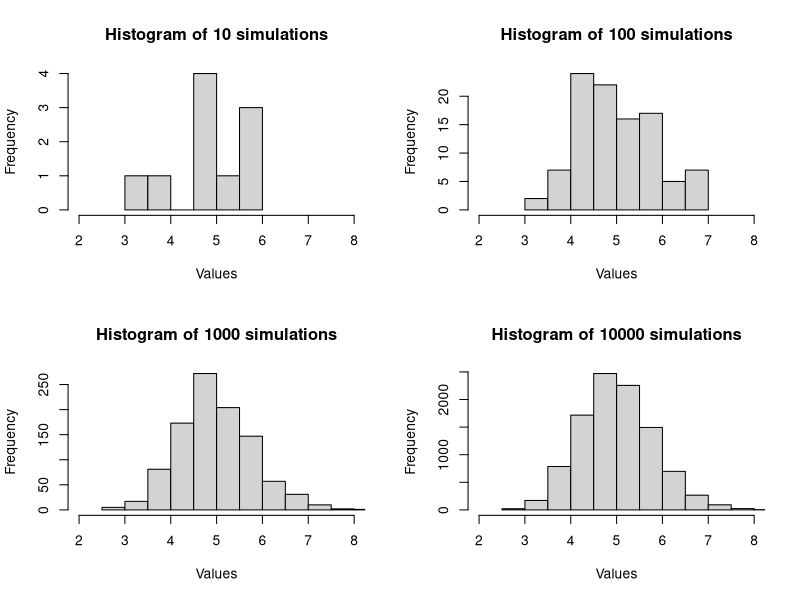
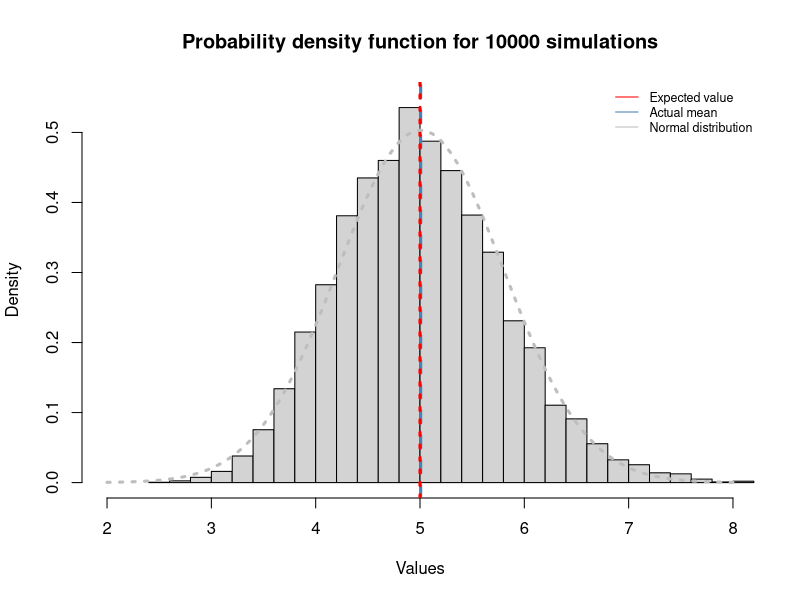
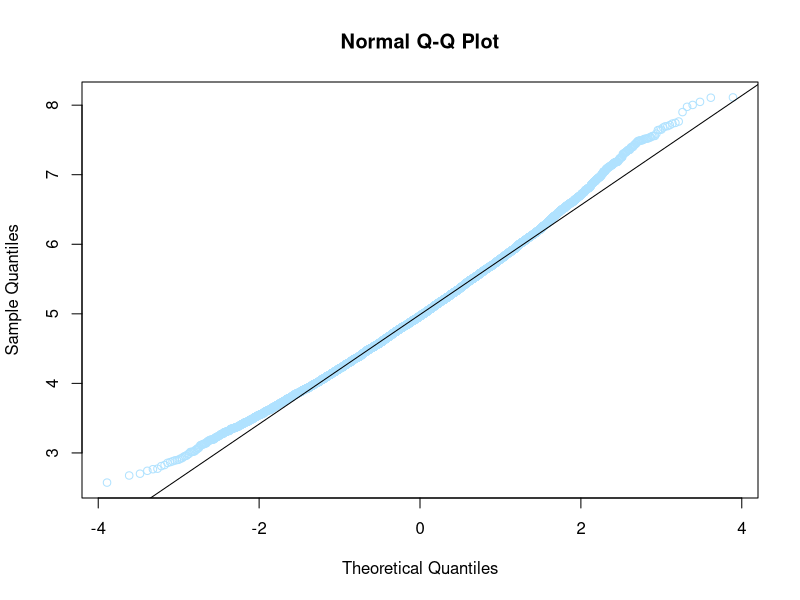
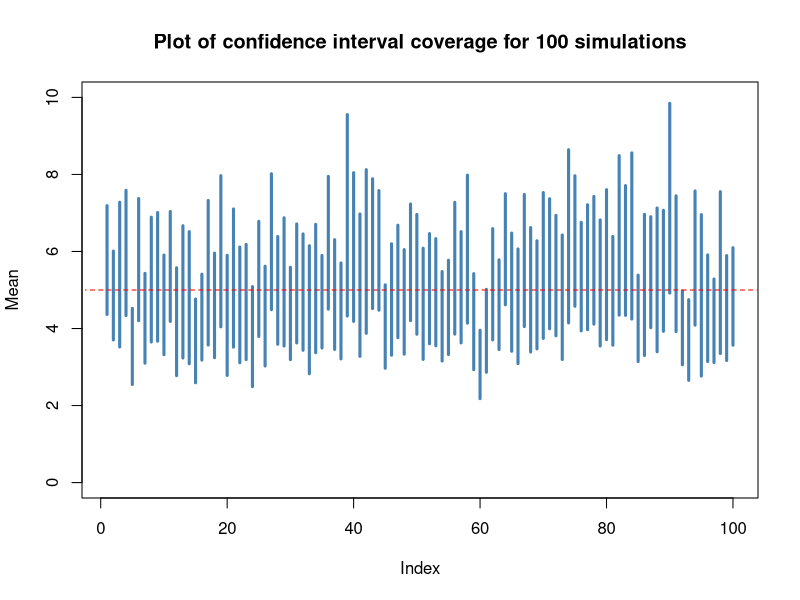

Write R code to recreate these figures, in order.
## ---- chunk 1
library(knitr)
library(plotrix)

## ---- chunk 2
opts_chunk$set(eval = TRUE)
opts_chunk$set(fig.height = 4)
## ---- chunk 3
# set the random seed
set.seed(1230)

# set the experiment values
lambda <- .2; n <- 40

# prepare the device for a 2x2 plot
par(mfrow = c(2,2))

# generate the random variables for these n values
for (no_sim in c(10, 100, 1000, 10000)){
  
  # clear the vectors
  mean_values <- NULL; mean_sds <- NULL
  
  for (i in 1:no_sim){
    # calculate the mean & sd of all the sample means
    values <- rexp(n, lambda)
    means <- mean(values); sds <- sd(values)
    mean_values  <- c(mean_values, means); mean_sds <- c(mean_sds, sds)
  }

  myhist <- hist(mean_values , freq = TRUE, xlim = c(2, 8), 
                 main = paste("Histogram of", no_sim, "simulations"), xlab = "Values")
}
## ---- chunk 4
mean(mean_values)
## ---- chunk 5
# n = 10,000 - histogram of probability density
par(mfrow = c(1,1))
myhist <- hist(mean_values , freq = FALSE, xlim = c(2, 8), ylim = c(0, .55), 
               breaks = 25, main = paste("Probability density function for", no_sim, "simulations"), 
               xlab = "Values")

# calculate the total mean and standard deviation of the aggregated samples
avg <- mean(mean_values)
s <- sd(mean_values)

# plot the average value from the data set
abline(v = avg , col = "steelblue", lwd = 3, lty = 2)

# plot the expected value of an exponential distribution
abline(v = 5, col = "red", lwd = 3, lty = 9)

# plot the theoretical normal distribution for the data set
x <- seq(min(mean_values ), max(mean_values ), length = 100) 
y <- dnorm(x, mean = avg, sd = s)
curve(dnorm(x, mean = avg, sd = s), 
      col = "gray", lwd = 3, lty = 3, add = TRUE)

legend('topright', c("Expected value", "Actual mean", "Normal distribution"), 
       lty=1, col=c('red', 'steelblue', "gray"), bty='n', cex=.75)
## ---- chunk 6
sd(mean_values)
## ---- chunk 7
qqnorm(mean_values, col = "lightskyblue1")
qqline(mean_values)
## ---- chunk 8
 # construct 95% confidence interval for each simulation
upper <- mean_values +  1.96 * (mean_sds/sqrt(n))
lower <- mean_values -  1.96 * (mean_sds/sqrt(n))
sum(lower < 5 & 5 < upper)/10000 * 100
## ---- chunk 9
# rerun for no_sim <- 100
no_sim <- 100

mean_values <- NULL; mean_sds <- NULL

for (i in 1:no_sim){
  # calculate the mean & sd of all the sample means
  values <- rexp(n, lambda)
  means <- mean(values); sds <- sd(values)
  mean_values  <- c(mean_values, means); mean_sds <- c(mean_sds, sds)
}
# construct 95% confidence interval for each simulation
upper <- mean_values +  1.96 * (mean_sds/sqrt(n))
lower <- mean_values -  1.96 * (mean_sds/sqrt(n))
sum(lower < 5 & 5 < upper)/10000 * 100

index <- c(1:no_sim)

plot(index, upper, ylim = c(0, 10), type = "n", xlab = "Index", ylab = "Mean", 
     main = "Plot of confidence interval coverage for 100 simulations")

segments(index, upper, index, lower, col = "steelblue", lwd = 3)
#ablineclip(h = 5, col = "red", lwd = 2, lty = 2)
text(-8, 5, expression(paste("", mu, "")), cex = 1.5)
ablineclip(h=5, x1 = -2.5, lty = 2, col="red")
